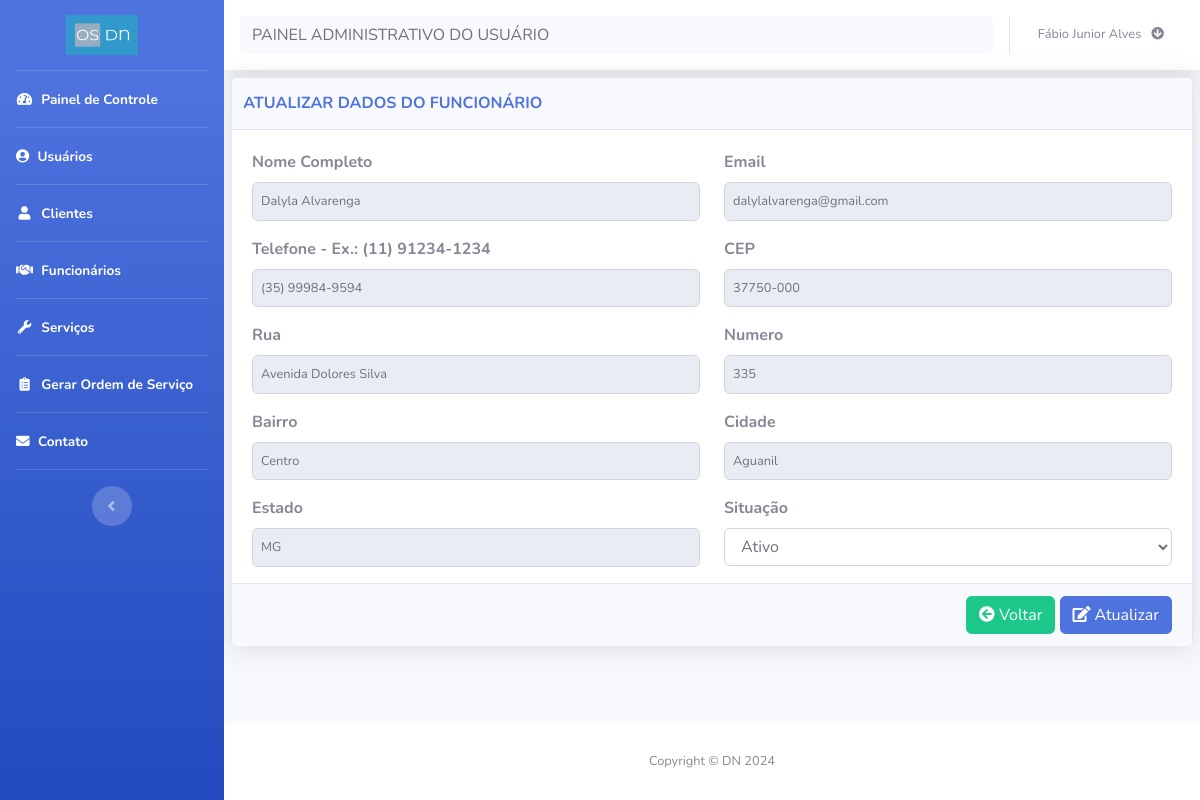
The app's page /editar_funcionario.php?cod=7 (signed in) with its own data.
### tables this page shows
CREATE TABLE `funcionario` (
  `cod` int(11) NOT NULL,
  `nome` varchar(100) NOT NULL,
  `email` varchar(100) NOT NULL,
  `telefone` varchar(100) NOT NULL,
  `senha` varchar(100) NOT NULL,
  `cep` varchar(10) NOT NULL,
  `endereco` varchar(100) NOT NULL,
  `numero` varchar(11) NOT NULL,
  `bairro` varchar(100) NOT NULL,
  `cidade` varchar(100) NOT NULL,
  `estado` varchar(2) NOT NULL,
  `status` int(11) NOT NULL,
  `perfil` int(11) NOT NULL,
  `data` date NOT NULL
);

### bd/bd_funcionario.php (called while the page is built, shortened)
<?php
function buscaFuncionarioEditar($codigo) {
    $conexao = conecta_db();
    $query = "SELECT *
              FROM funcionario
              WHERE cod='$codigo'";
    $resultado = mysqli_query($conexao, $query);
    $dados = mysqli_fetch_array($resultado);
    return $dados;
}
?>

### editar_funcionario.php (the view, shortened to what this page needs)
<?php
require_once('header.php');
require_once('sidebar.php');
require_once ("bd/bd_funcionario.php");
$codigo = $_GET['cod'];
$dados = buscaFuncionarioEditar($codigo);
$nome = $dados["nome"];
$email = $dados["email"];
$telefone = $dados["telefone"];
$cep = $dados["cep"];
$endereco = $dados["endereco"];
$numero = $dados["numero"];
$bairro = $dados["bairro"];
$cidade = $dados["cidade"];
$estado = $dados["estado"];
$status = $dados["status"];
?>
<div id="content">
    <?php require_once('navbar.php');?>
    <div class="container-fluid">
        <div class="card shadow mb-2">
            <div class="card-header py-3">
                <div class="row">
                    <div class="col-md-8">
                        <h6 class="m-0 font-weight-bold text-primary" id="title">ATUALIZAR DADOS DO FUNCIONÁRIO</h6>
                    </div>
                </div>
            </div>
            <div class="card-body">
                <form class="user" action="editar_funcionario_envia.php" method="post">
                    <div class="form-group row">
                        <div class="col-sm-6 mb-3 mb-sm-0">
                            <label> Nome Completo </label>
                            <input type="text" class="form-control form-control-user" id="nome" name="nome" value="<?= $nome ?>" readonly>
                        </div>
                        <div class="col-sm-6">
                            <label> Email </label>
                            <input type="email" class="form-control form-control-user" id="email" name="email" value="<?= $email ?>" readonly>
                        </div>
                    </div>
                    <div class="form-group row">
                        <div class="col-sm-6 mb-3 mb-sm-0">
                            <label> Telefone - Ex.: (11) 91234-1234 </label>
                            <input type="tel" class="form-control form-control-user" id="telefone" name="telefone" value="<?=$telefone ?>" readonly>
                        </div>
                        <div class="col-sm-6 mb-3 mb-sm-0">
                            <label> CEP </label>
                            <input type="text" class="form-control form-control-user" id="cep" name="cep" value="<?= $cep ?>" readonly>
                        </div>
                    </div>
                    <div class="form-group row">
                        <div class="col-sm-6 mb-3 mb-sm-0">
                            <label> Rua </label>
                            <input type="text" class="form-control form-control-user" id="endereco" name="endereco" value="<?= $endereco ?>" readonly>
                        </div>
                        <div class="col-sm-6 mb-3 mb-sm-0">
                            <label> Numero </label>
                            <input type="number" class="form-control form-control-user" id="numero" name="numero" value="<?= $numero ?>" readonly>
                        </div>
                    </div>
                    <div class="form-group row">
                        <div class="col-sm-6 mb-3 mb-sm-0">
                            <label> Bairro </label>
                            <input type="text" class="form-control form-control-user" id="bairro" name="bairro" value="<?= $bairro ?>" readonly>
                        </div>
                        <div class="col-sm-6 mb-3 mb-sm-0">
                            <label> Cidade </label>
                            <input type="text" class="form-control form-control-user" id="cidade" name="cidade" value="<?= $cidade ?>" readonly>
                        </div>
                    </div>
                    <div class="form-group row">
                        <div class="col-sm-6 mb-3 mb-sm-0">
                            <label> Estado </label>
                            <input type="text" class="form-control form-control-user" id="estado" name="estado" value="<?= $estado ?>" readonly>
                        </div>
                         <div class="col-sm-6">
                            <label> Situação </label>
                            <select class="form-control" id="status" name="status" required>
                                <option value="1" <?php echo ($status == 1) ? 'selected': ''; ?>>Ativo</option>
                            </select>
                        </div>
                    </div>
                    <div class="card-footer text-muted" id="btn-form">
                        <div class="text-right">
                            <a title="Voltar" href="funcionario.php"><button type="button" class="btn btn-success"><i class="fas fa-arrow-circle-left"></i>&nbsp;</i>Voltar</button></a>
                            <a title="Atualizar"><button type="submit" name="updatebtn" class="btn btn-primary updatebtn"><i class="fas fa-edit">&nbsp;</i>Atualizar</button> </a>
                        </div>
                    </div>
                </form>
            </div>
        </div>
    </div>
</div>
<?php
require_once('footer.php');
?>

### records on screen
funcionario: nome "Dalyla Alvarenga", email "dalylalvarenga@gmail.com", telefone "(35) 99984-9594", cep "37750-000", endereco "Avenida Dolores Silva", numero "335", bairro "Centro", cidade "Aguanil", estado "MG", status "Ativo"

### other values on screen
$_SESSION['nome_usu'] "Fábio Junior Alves"
